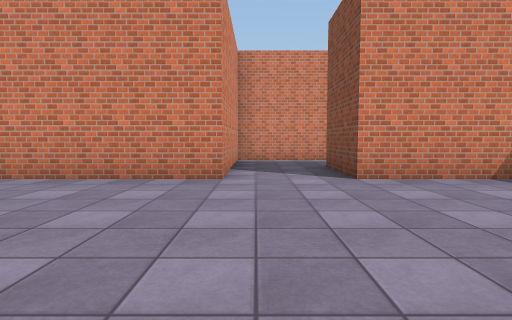
view 1 (above)

16 first-person views from a walk through a Unity game level. The camera is 1.2 m above the floor, tilts 4° down and sees 80° across. The floor is counted in squares, 2 m on a side. Each view is taken from the middle of a square. On the plan, view 1 faces up. The plan holds only what a view shows up to about 9 squares ahead; the rest is blank. The place goes on beyond the plan. Surface patterns are stand-ins for the level's own textures.

view 2
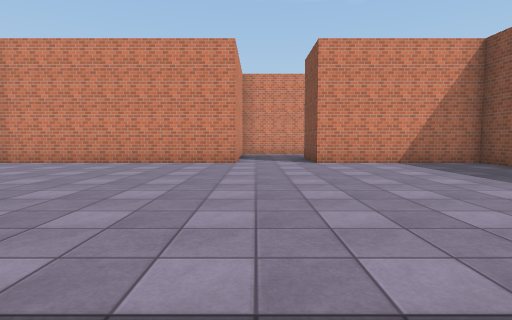

view 3
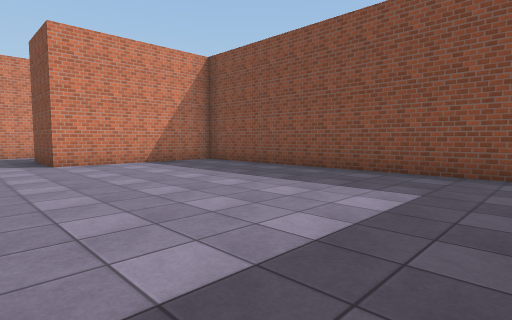

view 4
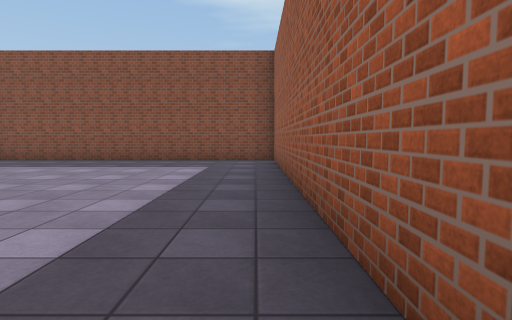

view 5
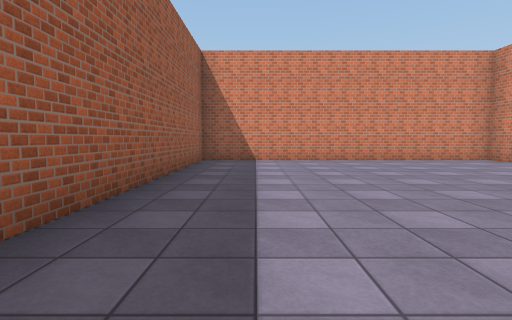

view 6
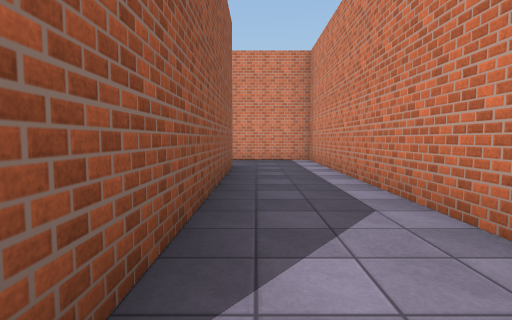

view 7
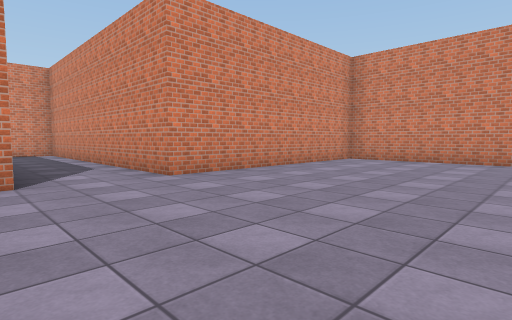

view 8
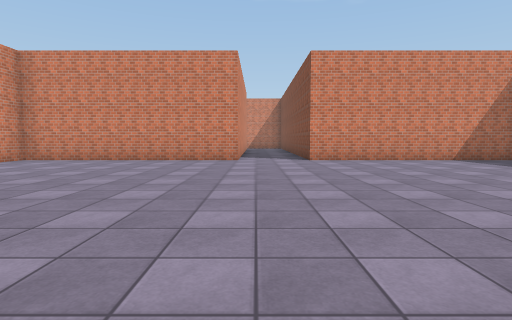

view 9
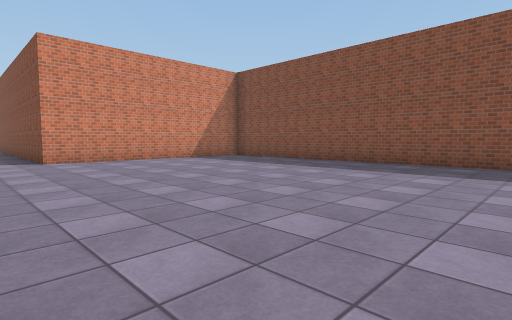

view 10
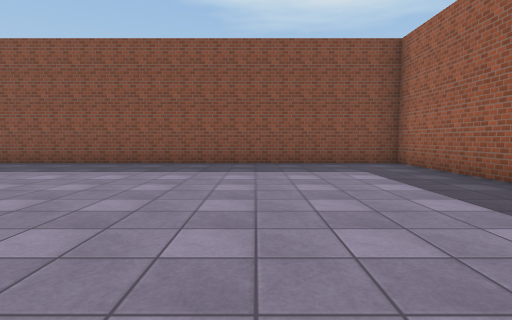

view 11
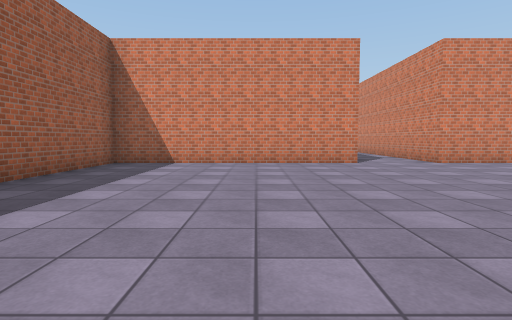

view 12
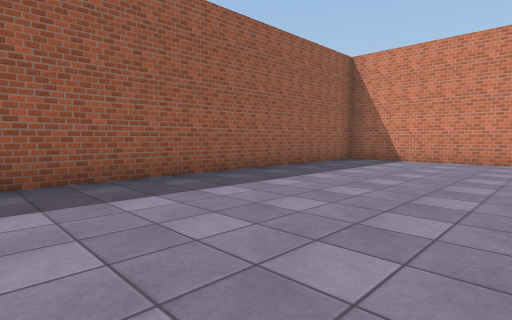

view 13
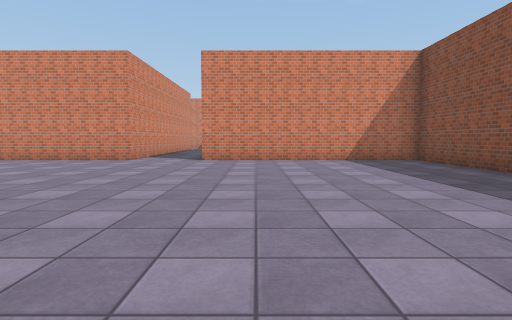

view 14
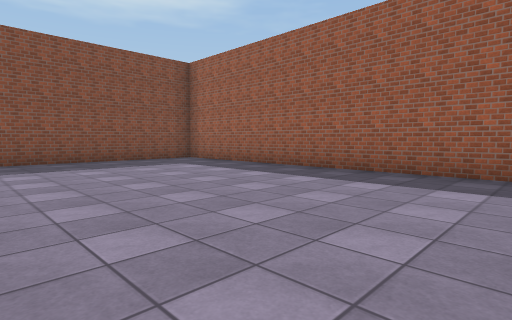

view 15
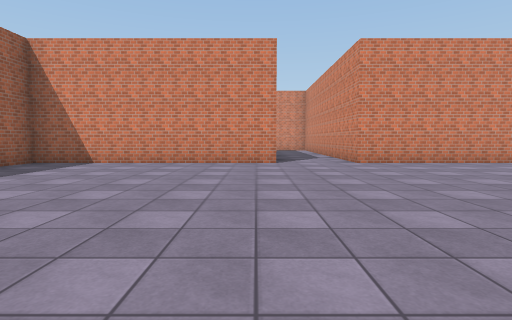

view 16
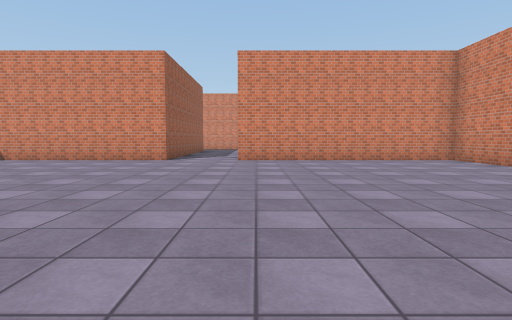

### Floor plan
Ten units are one square. View 1 is at (0, 0); x grows to the right and y downward. Boxes are objects, and circles mark ways between rooms. Rooms are numbered by the first view taken in them; rooms with no view inside come last. Other rooms are left out.
<svg viewBox="-70 -160 290 200">
<path fill="none" stroke="#000" d="M-5 -45 -65 -45 -65 35 55 35 55 -45 15 -45M135 -151 135 -145 75 -145 75 -85 -5 -85 -5 -45M15 -45 15 -65 75 -65 75 -5 215 -5 215 -145 155 -145 155 -155"/>
<circle cx="5" cy="-55" r="3" fill="#2a7"/>
<text x="-10" y="-10">1</text>
<text x="130" y="-80">2</text>
</svg>
Room 1 opens to room 2.

Where each view was taken, in squares from view 1:
view 1: 0 up, 0 right, facing up
view 2: 3 down, 0 right, facing up
view 3: 3 down, 0 right, facing up-right
view 4: 3 down, 3 left, facing right
view 5: 2 down, 2 right, facing left
view 6: 7 up, 8 right, facing left
view 7: 6 up, 12 right, facing up-left
view 8: 6 up, 14 right, facing up
view 9: 6 up, 14 right, facing up-right
view 10: 4 up, 14 right, facing right
view 11: 4 up, 15 right, facing left
view 12: 5 up, 16 right, facing down-left
view 13: 6 up, 17 right, facing up
view 14: 6 up, 13 right, facing down-right
view 15: 6 up, 15 right, facing left
view 16: 9 up, 16 right, facing left
